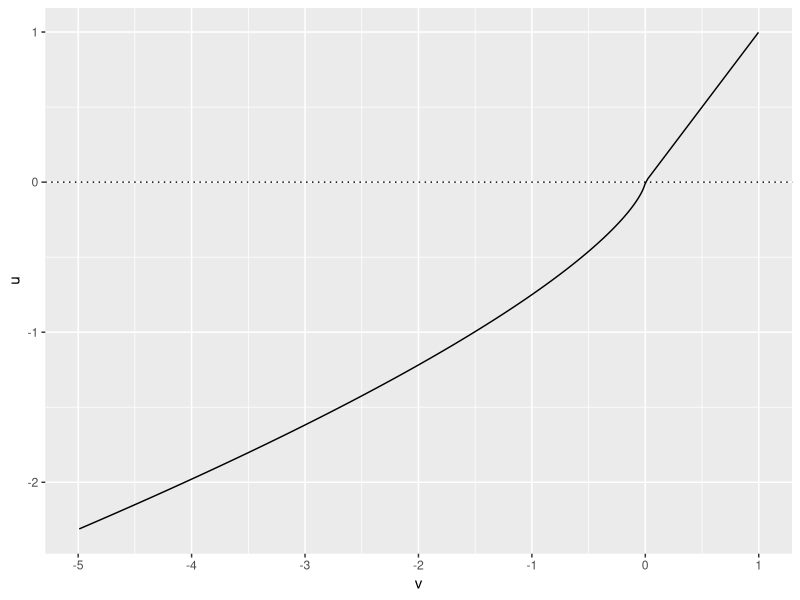

Reproduce this figure in R.
library(tidyverse)

u <- function(v,a=1,b=.7,l=.75) {
  if (v >= 0) {
    return(v^a)
  } else {
    return(-l*(-v)^b)
  }
}

v = runif(1000,-5,1) 
u = sapply(v,u)

df = tibble(u,v)

df %>% ggplot(aes(v,u)) +
  geom_line() +
  geom_hline(yintercept = 0,
             linetype = "dotted") +
  scale_x_continuous(breaks=-5:1)
